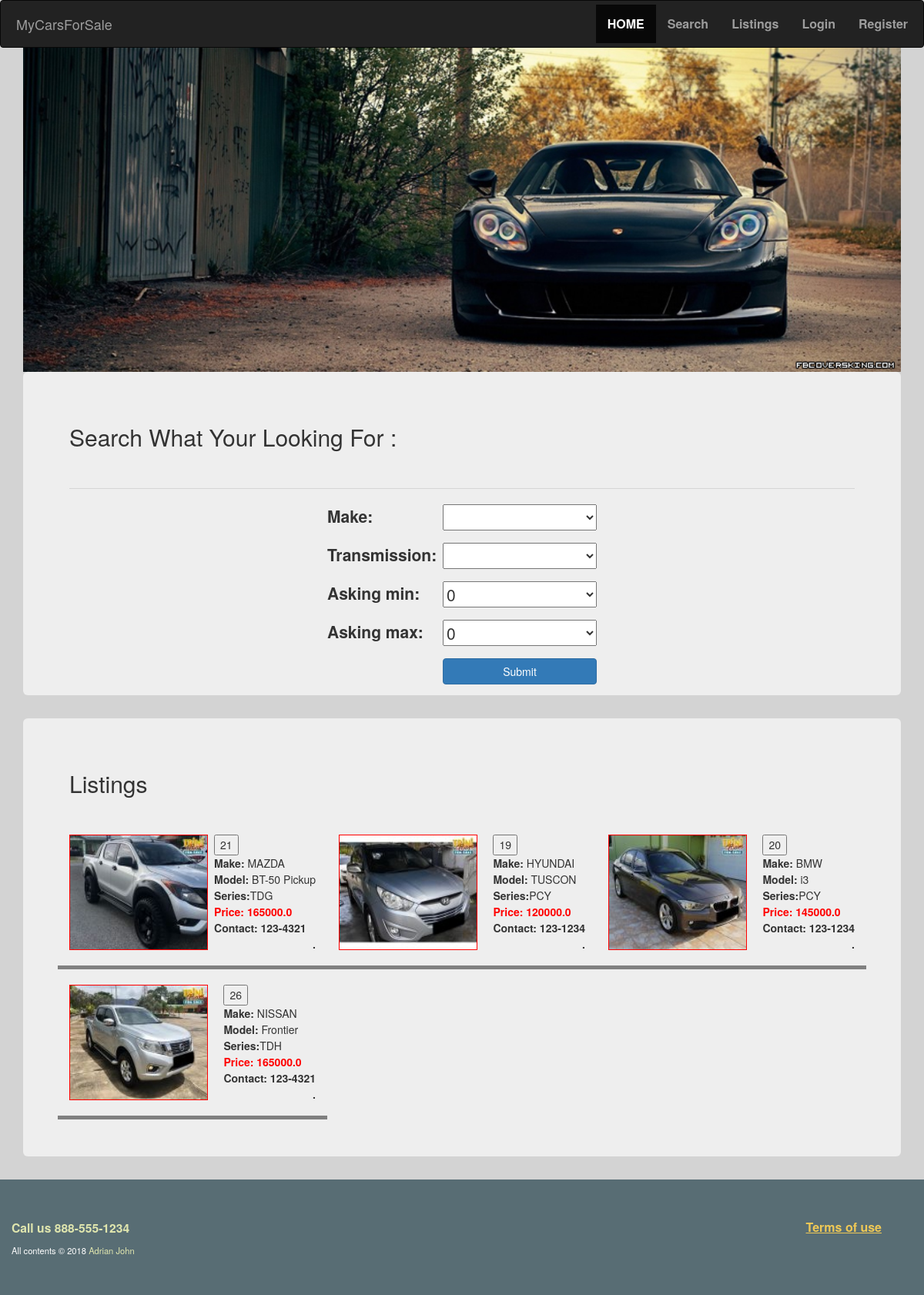
The page / on the database its author committed.
### myapp/models.py (models this page shows)
class CarInfo(models.Model):
    id_no=models.AutoField(primary_key=True)
    license_no=models.CharField(max_length=50)
    make=models.CharField(max_length=50)
    model=models.CharField(blank=True,max_length=50)
    year=models.IntegerField(blank=True)
    color=models.CharField(blank=True,max_length=50)
    engine=models.CharField(max_length=50)
    millage=models.CharField(max_length=50)
    trans=models.CharField(max_length=50)
    price=models.FloatField()
    date= models.DateField(default=timezone.now)
    owner=models.ForeignKey(UserInfo,on_delete=models.CASCADE)
    car_image_1=models.ImageField(upload_to='car_images',blank=True,default='none.jpg')
    car_image_2=models.ImageField(upload_to='car_images',blank=True,default='none.jpg')
    car_image_3=models.ImageField(upload_to='car_images',blank=True,default='none.jpg')

class UserInfo(models.Model):
    email=models.EmailField(max_length=255,primary_key=True)
    firstname=models.CharField(max_length=50)
    lastname=models.CharField(max_length=50)
    phonenumber=models.CharField(max_length=50)
    password = models.CharField(max_length=50)

### myapp/views.py (the view)
# urls.py: url(r'^$',views.index,name='index'),
def index (request):
    form=forms.FormName()
    if request.method == 'POST':
        form=forms.FormName(request.POST)
    cars_list=CarInfo.objects.order_by('date')
    usersDict={'cars_list':cars_list,'form':form}
    return render (request,'myapp/index.html',usersDict)

### myapp/forms.py
class FormName(forms.Form):
    MAKE = ('','NISSAN','TOYOTA','HONDA','MAZDA','Suzuki','BMW','Porsche','FORD',
    'AUDI','HYUNDAI',' Mitsubishi','OTHER')
    TRANS=('','AUTOMATIC','MANUAL','TIPTRONIC','5 FORWARD')
    MAKE=forms.ChoiceField(choices=[(x, x) for x in MAKE])
    TRANSMISSION=forms.ChoiceField(choices=[(x, x) for x in TRANS])
    ASKING_MIN=forms.ChoiceField(choices=[(x, x) for x in range(0, 250000,25000)])
    ASKING_MAX=forms.ChoiceField(choices=[(x, x) for x in range(0, 1000000,100000)])

### templates/myapp/index.html (shortened to what this page needs)
<!DOCTYPE html>
{% extends "myapp/base.html"%}
{%load staticfiles %}
  {% block body_block %}
  <div class="container">
     <img src="{% static "images/cover.jpg"%}" width="100%"  alt="Cover">
  </div>
  <div class="container" id="search_section">
    <div class="jumbotron">
      <h2>Search What Your Looking For :</h2>
      <br><hr>
      <form method="POST" action="{% url 'filterSearch' %}">
          {{form.as_p}}
          <input type="SUBMIT" class="btn btn-primary" value="Submit">
      </form>
    </div>
  </div>
  <div class="container">
     <div class="jumbotron">
        <h2>Listings</h2>
        <br>
        <div class="row" id="cars_profile">
          {% if cars_list %}
              {% for car in cars_list%}
              <div class="col-sm-4">
                 <br>
                 <a><img src="http://127.0.0.1:8000/media/{{car.car_image_1}}" alt="car"></a>
                 <ul style="float:right;">
                    <li  class="id">
                      <form method="POST"  action="{% url 'dets' %}">
                          <button type="submit" name="button">{{car.id_no}}</button>
                      </form>
                   </li>
                    <li><span>Make: </span>{{car.make}}</li>
                    <li><span>Model: </span>{{car.model}}</li>
                    <li><span>Series:</span>{{car.license_no}}</li>
                    <li class="red">Price:	{{car.price}}</li>
                    <li><span>Contact: {{car.owner.phonenumber}}	</span></li>
                    <li><span style="float:right;">
                      {%  if request.session.email == car.owner.email %}
                        <form method="POST"  action="{% url 'delete_car' %}" style="display:inline">
                            {% csrf_token%}
                            <input type="hidden" name="car_id" value="{{car.id_no}}">
                            <button type="submit" name="button">  <a href="#" class="change"><i class="fa fa-trash"></i></a></button>
                        </form>
                        <form method="POST"  action="{% url 'edit_car' %}" style="display:inline">
                            {% csrf_token%}
                            <input type="hidden" name="car_id" value="{{car.id_no}}">
                            <button type="submit" name="button">  <a href="#" class="change"><i class="fa">&#xf044;</i></a></button>
                        </form>
                        {% else%}
                        .
                      {% endif %}
                    </span></li>
                 </ul>
                 <br><br>
              </div>
              {% endfor%}
          {% endif %}
        </div>
     </div>
  </div>
    {% endblock%}

### templates/myapp/base.html (shortened to what this page needs)
<!DOCTYPE html>
{%load staticfiles %}
<html lang="en">
   <head>
      <link rel="stylesheet" href="https://maxcdn.bootstrapcdn.com/bootstrap/3.3.7/css/bootstrap.min.css">
      <link rel="stylesheet" href="{% static "css/styles.css"%}">
      <link rel="stylesheet" href="https://cdnjs.cloudflare.com/ajax/libs/font-awesome/4.7.0/css/font-awesome.min.css">
   </head>
   <body>
     <nav class="navbar navbar-inverse">
        <div class="container-fluid">
           <div class="navbar-header">
              <a class="navbar-brand" href="{% url 'index' %}">MyCarsForSale</a>
           </div>
           <ul class="nav navbar-nav navbar-right">
               <li class="active" ><a href="{% url 'index' %}">HOME</a> </li>
               <li><a href="{% url 'index' %}#search_section">Search</a></li>
               <li><a href="{% url 'index' %}#cars_profile">Listings</a> </li>
             {%  if request.session.email %}
                   <li ><a href="{% url 'blog' %}">Blog</a></li>
                   {%  if request.session.super %}  <li ><a href="{% url 'alldrafts' %}">All Drafts</a></li>
                   {%else %}                        <li ><a href="{% url 'drafts' %}">My Drafts</a></li>
                                                    <li><a href="{% url 'upload' %}">Post Car Ad</a></li>
                   {% endif %}
                    <li style="background-color:red;"><a href="{% url 'logout_form' %}">Logout</a></li>
              {% else%}
                     <li><a href="{% url 'user_login' %}">Login</a></li>
                      <li><a href="{% url 'RegistrationForm' %}">Register</a></li>
              {% endif %}
           </ul>
        </div>
     </nav>
     {% block body_block%}
     {% endblock %}
     <footer>
       <br><br>
     <div class="content container-fluid">
       <div class="row">
         <div class="col-sm-6">
           <p> <span class="phone"> Call us 888-555-1234</span></p>
           <p>All contents &copy; 2018 <a href="#">Adrian John</a></p>
         </div>
         <div class="col-sm-6">
           <nav class="navbar navbar-default" role="navigation">
             <ul class="nav navbar-nav navbar-right">
               <li><a href="#">Terms of use</a></li>
             </ul>
           </nav>
         </div>
       </div>
     </div>
   </footer>
   </body>
</html>

### static/css/styles.css (style rules this page uses)
body { background-color: lightgrey; }
nav li a { font-weight:bolder; font-size: 16px; }
.navbar-inverse { padding:5px; margin-bottom: 0px; }
#cars_profile div { border-bottom:5px solid grey; }
#cars_profile img { height:150px; width:180px; border: .5px solid red; }
.red { color:red; font-weight: bolder; }
#cars_profile span, #more_info span { font-weight: bolder; }
#cars_profile ul { padding: 0; list-style-type: none; }
#cars_profile li { line-height: 1.5; }
#search_section input ,select { width:200px; float:right; }
#search_section form { width:350px; margin: auto auto; }
footer { background: #586D74; color: white; font-size: .8em; padding: 20px 0 40px 0; }
footer a { color: #E0E6AE; }
footer .phone { font-size: 1.4em; font-weight: 700; color: #E0E6AE; }
footer .navbar { margin-bottom: 0; min-height: 0; }
footer .navbar-default { background-color: transparent; border: none; margin-right: 40px; }
footer .navbar-nav>li a { padding-top: 0; padding-bottom: 0; text-decoration: underline; color: #EEC856 !important; }

### rows shown on the page
CarInfo: car_image_1 (picture), id_no "21", make "MAZDA", model "BT-50 Pickup", license_no "TDG", price "165000.0", owner.phonenumber "123-4321"
CarInfo: car_image_1 (picture), id_no "19", make "HYUNDAI", model "TUSCON", license_no "PCY", price "120000.0", owner.phonenumber "123-1234"
CarInfo: car_image_1 (picture), id_no "20", make "BMW", model "i3", license_no "PCY", price "145000.0", owner.phonenumber "123-1234"
CarInfo: car_image_1 (picture), id_no "26", make "NISSAN", model "Frontier", license_no "TDH", price "165000.0", owner.phonenumber "123-4321"
